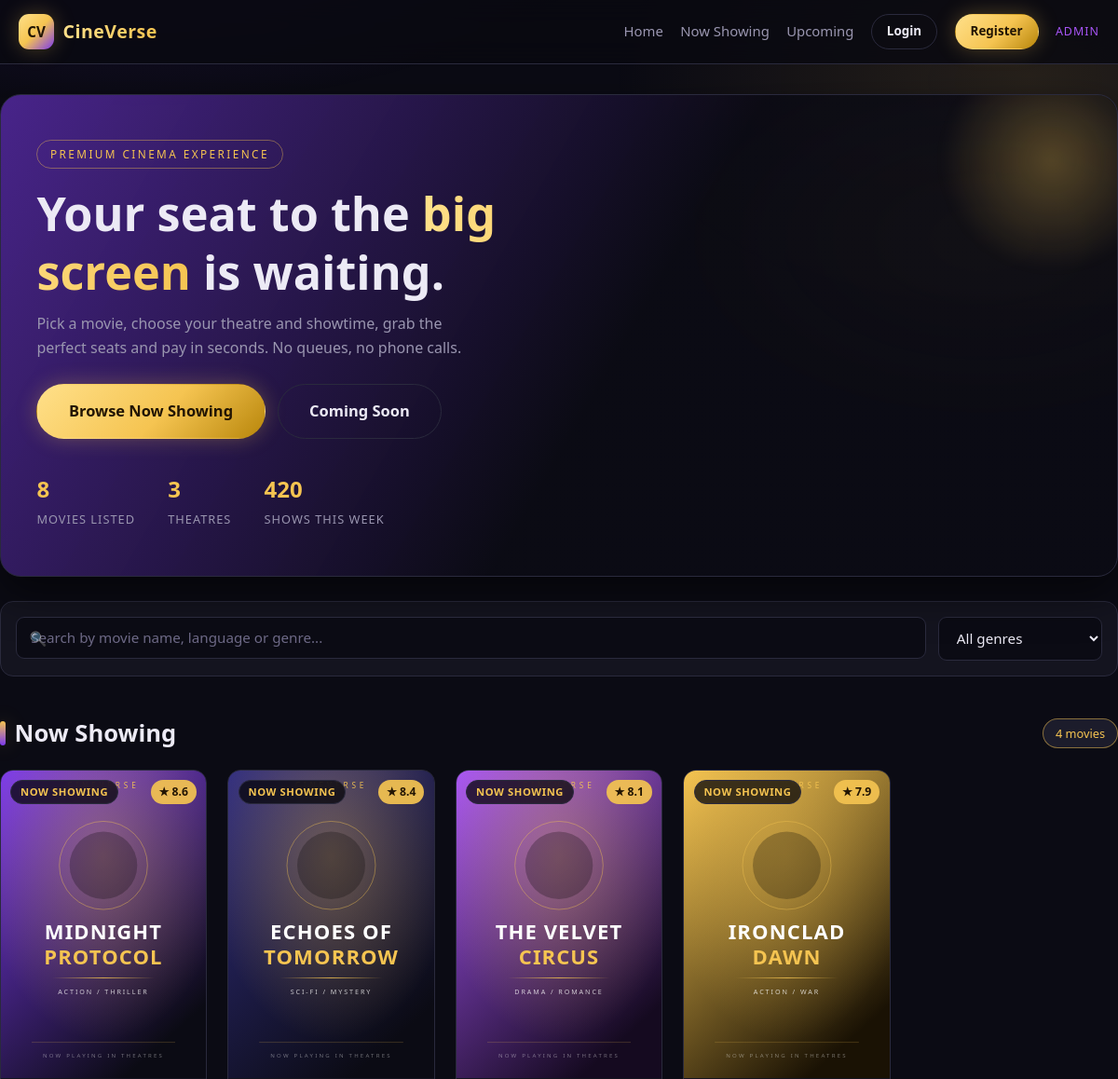
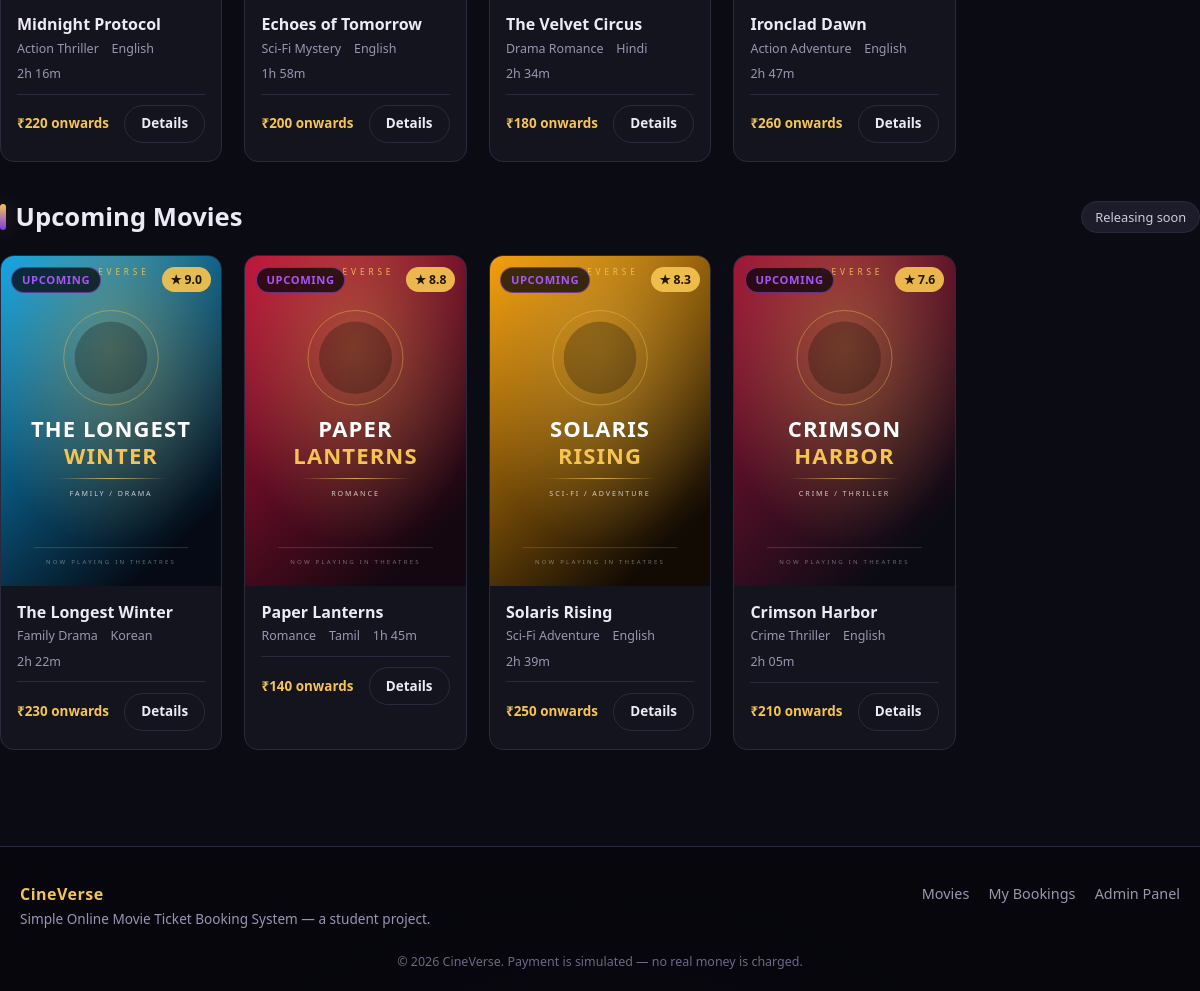
The app's page /user/index.php with its own data (2 pictures, top to bottom).
### tables this page shows
CREATE TABLE `movies` (
  `id`            INT AUTO_INCREMENT PRIMARY KEY,
  `title`         VARCHAR(150) NOT NULL,
  `description`   TEXT,
  `duration`      VARCHAR(20)  DEFAULT NULL,
  `language`      VARCHAR(60)  DEFAULT NULL,
  `genre`         VARCHAR(100) DEFAULT NULL,
  `rating`        DECIMAL(2,1) DEFAULT 0.0,
  `release_date`  DATE         DEFAULT NULL,
  `ticket_price`  DECIMAL(6,2) NOT NULL DEFAULT 150.00,
  `poster`        VARCHAR(255) DEFAULT 'default-poster.svg',
  `status`        ENUM('now_showing','upcoming') NOT NULL DEFAULT 'now_showing',
  `created_at`    TIMESTAMP DEFAULT CURRENT_TIMESTAMP
);

### includes/functions.php (called while the page is built, shortened)
<?php
function e($text)
{
    return htmlspecialchars((string) $text, ENT_QUOTES, 'UTF-8');
}
function money($amount)
{
    return CURRENCY . number_format((float) $amount, 0);
}
function url($path = '')
{
    return BASE_URL . ltrim($path, '/');
}
function poster_url($poster)
{
    $poster = trim((string) $poster);
    return url('assets/posters/' . rawurlencode($poster));
}

### includes/auth.php (called while the page is built, shortened)
<?php
function is_user_logged_in()
{
    return isset($_SESSION['user_id']);
}

### user/index.php (the view, shortened to what this page needs)
<?php
require_once __DIR__ . '/../config/db.php';
require_once __DIR__ . '/../includes/functions.php';
require_once __DIR__ . '/../includes/auth.php';
$stmt = $pdo->query("SELECT * FROM movies ORDER BY status ASC, rating DESC");
$all_movies = $stmt->fetchAll();
$now_showing = array();
$upcoming    = array();
foreach ($all_movies as $m) {
    if ($m['status'] === 'now_showing') {
        $now_showing[] = $m;
    } else {
        $upcoming[] = $m;
    }
}
$total_movies  = count($all_movies);
$total_theatres = (int) $pdo->query("SELECT COUNT(*) FROM theatres WHERE is_active = 1")->fetchColumn();
$total_shows    = (int) $pdo->query("SELECT COUNT(*) FROM shows WHERE show_date >= CURDATE()")->fetchColumn();
function render_movie_card($m)
{
    $detail_url = url('user/movie_details.php?id=' . (int) $m['id']);
    $is_now     = ($m['status'] === 'now_showing');
    ?>
    <article class="movie-card"
             data-movie-card
             data-title="<?php echo e($m['title']); ?>"
             data-genre="<?php echo e(trim($m['genre'])); ?>"
             data-info="<?php echo e($m['language'] . ' ' . $m['genre'] . ' ' . $m['duration']); ?>">
      <div class="poster">
        <img src="<?php echo e(poster_url($m['poster'])); ?>" alt="<?php echo e($m['title']); ?> poster" loading="lazy">
        <span class="badge <?php echo $is_now ? '' : 'badge-upcoming'; ?>">
          <?php echo $is_now ? 'Now Showing' : 'Upcoming'; ?>
        </span>
        <span class="rating-pill">&#9733; <?php echo e($m['rating']); ?></span>
      </div>
      <div class="movie-body">
        <h3 title="<?php echo e($m['title']); ?>"><?php echo e($m['title']); ?></h3>
        <div class="movie-meta">
          <span><?php echo e($m['genre']); ?></span>
          <span><?php echo e($m['language']); ?></span>
          <span><?php echo e($m['duration']); ?></span>
        </div>
        <div class="movie-foot">
          <a class="price" href="<?php echo $detail_url; ?>"><?php echo money($m['ticket_price']); ?> onwards</a>
          <a class="btn btn-ghost btn-sm" href="<?php echo $detail_url; ?>">Details</a>
        </div>
      </div>
    </article>
    <?php
}
require __DIR__ . '/../includes/header.php';
?>
<section class="hero">
  <span class="hero-eyebrow">Premium Cinema Experience</span>
  <h1>Your seat to the <span>big screen</span> is waiting.</h1>
  <p>
    Pick a movie, choose your theatre and showtime, grab the perfect seats and pay in seconds.
    No queues, no phone calls.
  </p>
  <div class="hero-actions">
    <a class="btn btn-gold btn-lg" href="#now-showing">Browse Now Showing</a>
    <a class="btn btn-ghost btn-lg" href="#upcoming">Coming Soon</a>
  </div>
  <div class="hero-stats">
    <div><b><?php echo $total_movies; ?></b><span>Movies Listed</span></div>
    <div><b><?php echo $total_theatres; ?></b><span>Theatres</span></div>
    <div><b><?php echo $total_shows; ?></b><span>Shows This Week</span></div>
  </div>
</section>
<div class="toolbar">
  <div class="search-box">
    <input type="text" id="movieSearch" placeholder="Search by movie name, language or genre...">
  </div>
  <select id="genreFilter" style="max-width:220px">
    <option value="">All genres</option>
  </select>
</div>
<section class="section" id="now-showing">
  <div class="section-head">
    <h2>Now Showing</h2>
    <span class="chip chip-gold"><?php echo count($now_showing); ?> movies</span>
  </div>
  <div class="movie-grid">
    <?php foreach ($now_showing as $m) { render_movie_card($m); } ?>
  </div>
</section>
<section class="section" id="upcoming">
  <div class="section-head">
    <h2>Upcoming Movies</h2>
    <span class="chip">Releasing soon</span>
  </div>
  <div class="movie-grid">
    <?php foreach ($upcoming as $m) { render_movie_card($m); } ?>
  </div>
</section>
<?php require __DIR__ . '/../includes/footer.php'; ?>

### includes/header.php (shortened to what this page needs)
<?php
$body_attrs = isset($body_attrs) ? $body_attrs : '';
$nav_user   = current_user($pdo);
?>
<!DOCTYPE html>
<html lang="en">
<head>
<link rel="stylesheet" href="<?php echo url('assets/css/style.css'); ?>">
</head>
<body <?php echo $body_attrs; ?>>
<header class="site-header">
  <div class="container header-inner">
    <a class="brand" href="<?php echo url('user/index.php'); ?>">
      <span class="brand-mark">CV</span>
      <span class="brand-text"><?php echo e(SITE_NAME); ?></span>
    </a>
    <nav class="main-nav" id="mainNav">
      <a href="<?php echo url('user/index.php'); ?>">Home</a>
      <a href="<?php echo url('user/index.php'); ?>#now-showing">Now Showing</a>
      <a href="<?php echo url('user/index.php'); ?>#upcoming">Upcoming</a>
      <?php if (is_user_logged_in()): ?>
        <a href="<?php echo url('user/my_bookings.php'); ?>">My Bookings</a>
        <span class="nav-user">
          Hi, <?php echo e($nav_user ? $nav_user['full_name'] : 'Guest'); ?>
        </span>
        <a class="btn btn-ghost btn-sm" href="<?php echo url('user/logout.php'); ?>">Logout</a>
      <?php else: ?>
        <a class="btn btn-ghost btn-sm" href="<?php echo url('user/login.php'); ?>">Login</a>
        <a class="btn btn-gold btn-sm" href="<?php echo url('user/register.php'); ?>">Register</a>
      <?php endif; ?>
      <a class="nav-admin-link" href="<?php echo url('admin/login.php'); ?>">Admin</a>
    </nav>
  </div>
</header>
<main class="page">

### includes/footer.php (shortened to what this page needs)
</main>
<footer class="site-footer">
  <div class="container footer-inner">
    <div>
      <p class="footer-brand"><?php echo e(SITE_NAME); ?></p>
      <p class="footer-muted">Simple Online Movie Ticket Booking System &mdash; a student project.</p>
    </div>
    <div class="footer-links">
      <a href="<?php echo url('user/index.php'); ?>">Movies</a>
      <a href="<?php echo url('user/my_bookings.php'); ?>">My Bookings</a>
      <a href="<?php echo url('admin/login.php'); ?>">Admin Panel</a>
    </div>
  </div>
  <p class="footer-bottom">&copy; <?php echo date('Y'); ?> <?php echo e(SITE_NAME); ?>. Payment is simulated &mdash; no real money is charged.</p>
</footer>
</body>
</html>

### records on screen
movies: poster (picture), status "NOW SHOWING", rating "8.6", title "Midnight Protocol", genre "Action Thriller", language "English", duration "2h 16m", ticket_price "₹220"
movies: poster (picture), status "NOW SHOWING", rating "8.4", title "Echoes of Tomorrow", genre "Sci-Fi Mystery", language "English", duration "1h 58m", ticket_price "₹200"
movies: poster (picture), status "NOW SHOWING", rating "8.1", title "The Velvet Circus", genre "Drama Romance", language "Hindi", duration "2h 34m", ticket_price "₹180"
movies: poster (picture), status "NOW SHOWING", rating "7.9", title "Ironclad Dawn", genre "Action Adventure", language "English", duration "2h 47m", ticket_price "₹260"
movies: poster (picture), status "UPCOMING", rating "9.0", title "The Longest Winter", genre "Family Drama", language "Korean", duration "2h 22m", ticket_price "₹230"
movies: poster (picture), status "UPCOMING", rating "8.8", title "Paper Lanterns", genre "Romance", language "Tamil", duration "1h 45m", ticket_price "₹140"
movies: poster (picture), status "UPCOMING", rating "8.3", title "Solaris Rising", genre "Sci-Fi Adventure", language "English", duration "2h 39m", ticket_price "₹250"
movies: poster (picture), status "UPCOMING", rating "7.6", title "Crimson Harbor", genre "Crime Thriller", language "English", duration "2h 05m", ticket_price "₹210"

### other values on screen
$total_movies "8"
$total_theatres "3"
$total_shows "420"
count($now_showing) "4"
SITE_NAME "CineVerse"
